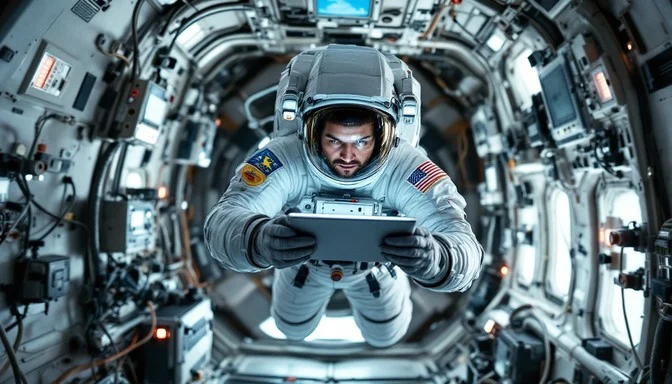
#> input picture astronaut1.jpg, 672 x 384 px, found by its file name
$ python danger_check.py
#> lines starting #> are read from the running program, lines starting #| are printed output that depends on the picture
import cv2
import os

# List of images
image_list = [
    "images/astronaut1.jpg",
    "images/space1.jpg",
    "images/tools1.jpg"
]

for path in image_list:
    img = cv2.imread(path)
#> img is the input picture: shape (384, 672, 3); mean B, G, R 118, 111.1, 91.2

    if img is None:
        print("Image not found:", path)
        continue

    # Draw rectangle (example unsafe zone)
    cv2.rectangle(img, (100, 100), (400, 300), (0, 0, 255), 3)

    # STATUS text
    cv2.putText(
        img,
        "STATUS: CHECKING SAFETY",
        (10, 30),
        cv2.FONT_HERSHEY_SIMPLEX,
        0.7,
        (255, 255, 0),
        2
    )

    # DANGER text
    cv2.putText(
        img,
        "DANGER: UNSAFE OBJECT",
        (50, 80),
        cv2.FONT_HERSHEY_SIMPLEX,
        1,
        (0, 0, 255),
        2
    )
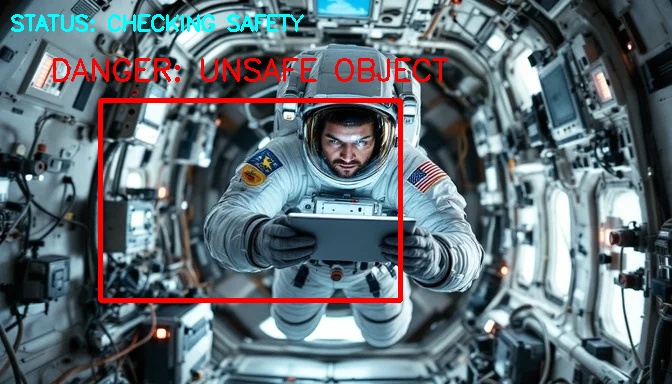
#> img: shape (384, 672, 3); mean B, G, R 115.6, 109, 95.8

    # Show image
    cv2.imshow("Space Safety Check", img)
    cv2.waitKey(0)
    cv2.destroyAllWindows()
#> pass 2 of the loop `for path in image_list:`:
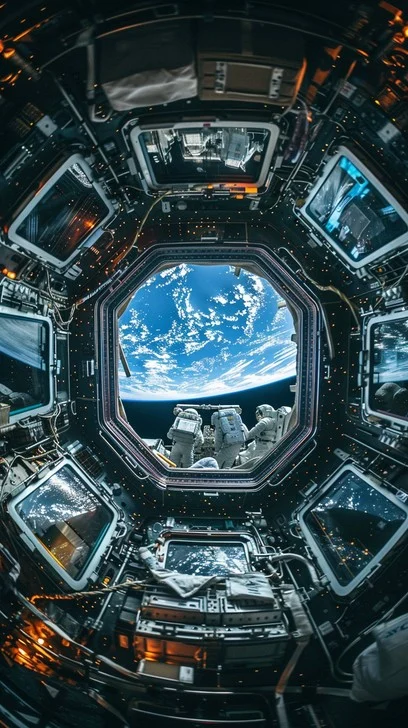
#> input picture space1.jpg, 408 x 728 px, found by its file name
#> img is the input picture: shape (728, 408, 3); mean B, G, R 74.2, 69.2, 49.1
#> `cv2.putText( img, "DANGER: UNSAFE OBJECT", (50, 80), cv2.FONT_HERSHEY_..`:
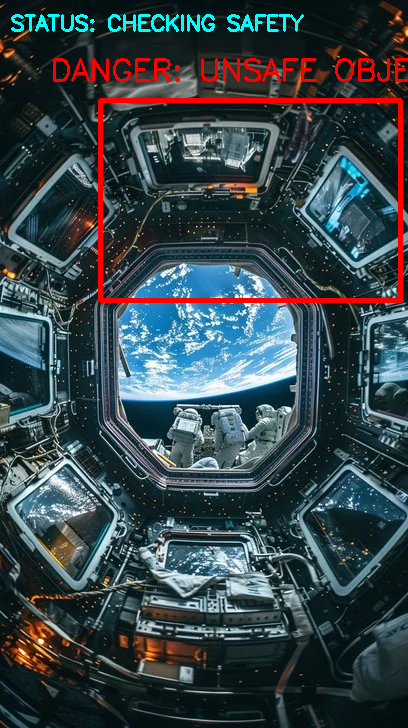
#> img: shape (728, 408, 3); mean B, G, R 74.3, 69.3, 54.5
